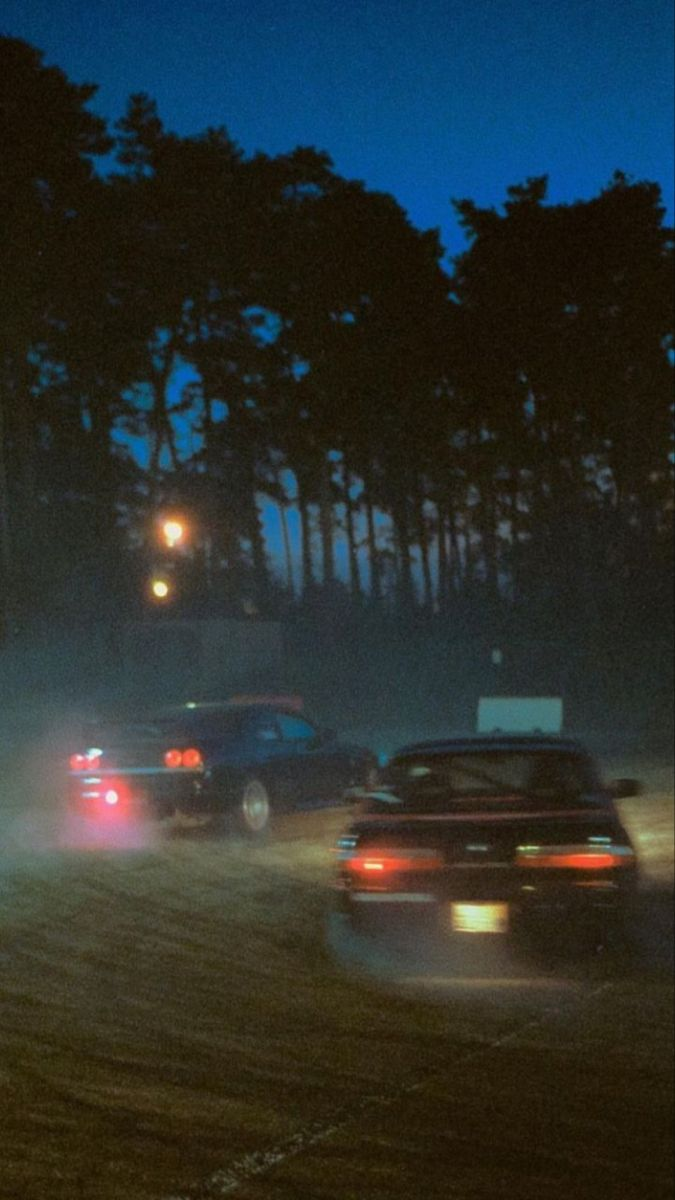
//> input picture orai_munka/ora6/build/drift.jpeg, 675 x 1200 px
$ ./main   (built with g++ and OpenCV 4)
//> lines starting //> are read from the running program, lines starting //| are printed output that depends on the picture
#include <opencv2/core.hpp>
#include <opencv2/imgproc.hpp>
#include <opencv2/imgcodecs.hpp>
#include <opencv2/highgui.hpp>
#include <iostream>


void Exercise1()
{
    //Adaptív küszöbölés
    cv::Mat image = cv::imread("/Users/halaszkata/git/2023/2.felev/Kepfledolgozas/orai_munka/ora6/build/drift.jpeg", 0); //ha a 0 helyére 1-et írok akkor szinsbe olvassa be
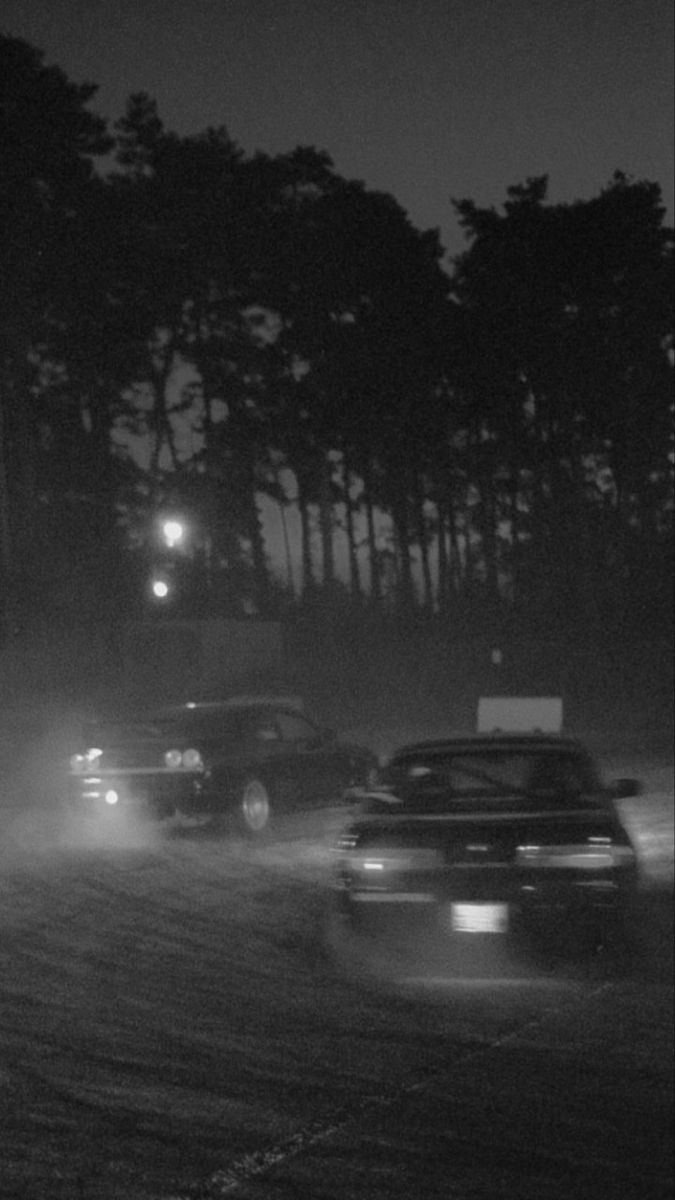
//> image: 1200 rows x 675 cols, CV_8UC1; min 7, max 242, mean 47.3
	cv::imshow("Alapkep fekete feheren", image);
	cv::waitKey();

    cv::Mat thresh;
    int blockSize = 5;
    cv::adaptiveThreshold(image, thresh, 255, cv::ADAPTIVE_THRESH_MEAN_C,
    cv::THRESH_BINARY,blockSize,2);
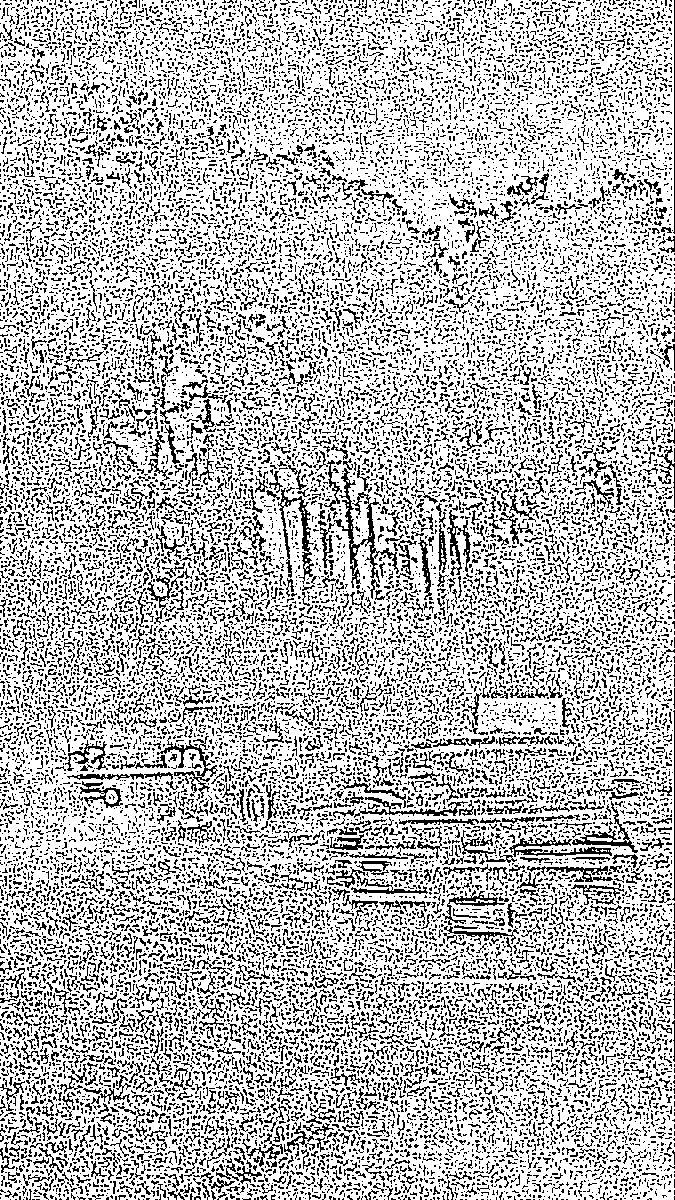
//> thresh: 1200 rows x 675 cols, CV_8UC1; 73.2% white; black in thin lines or dots
    cv::imshow("Adaptiv kuszoboles", thresh);
    cv::waitKey();

    //dilatáció, erózió

    cv::Mat kernel = cv::Mat::ones(cv::Size(5, 5), CV_8UC1);
    cv::Mat dilated,eroded;

    cv::dilate(image, dilated, kernel);
    cv::erode(image, eroded, kernel);

    cv::imshow("blabla", kernel);
    cv::imshow("blabla2", kernel);

    //BE KELL PÓTOLNI, HAMARABB ELJÖTTÜNK

}


int main()
{
	Exercise1();
	return 0;
}
